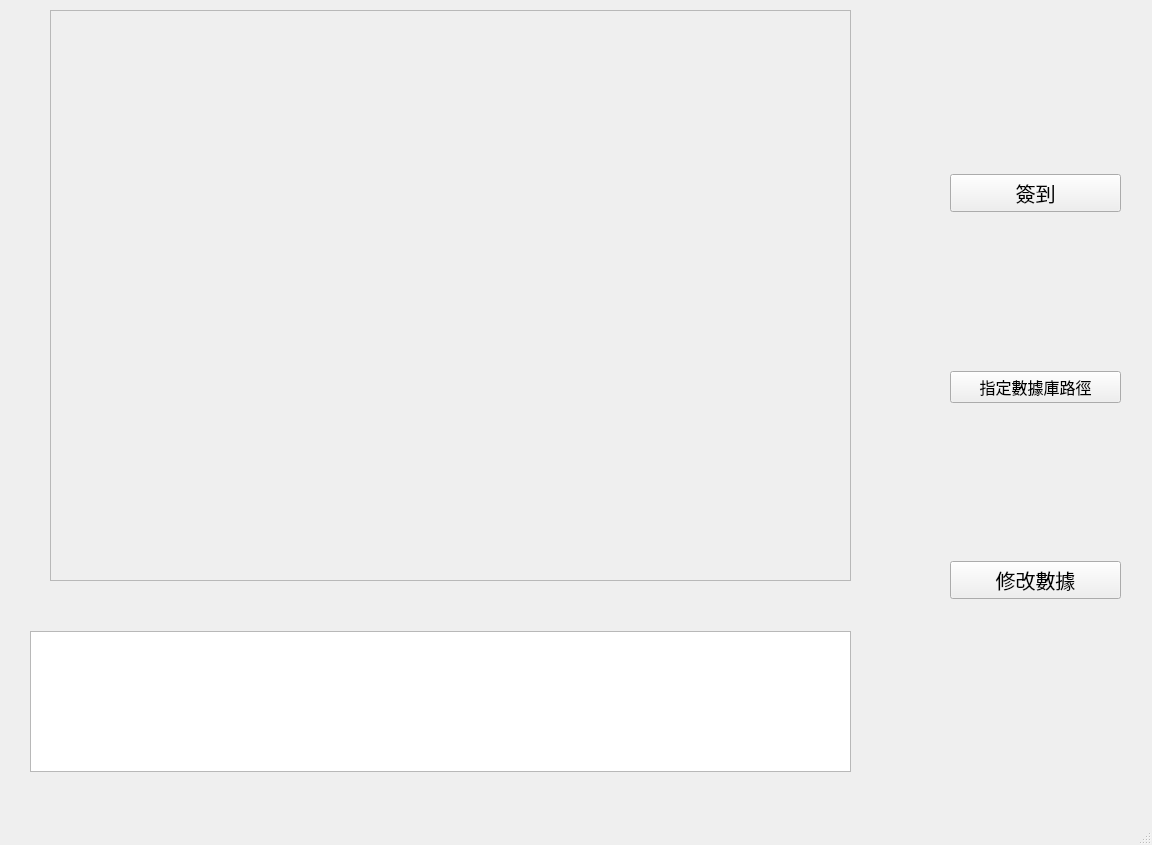
<?xml version="1.0" encoding="UTF-8"?>
<ui version="4.0">
 <class>MainWindow</class>
 <widget class="QMainWindow" name="MainWindow">
  <property name="geometry">
   <rect>
    <x>0</x>
    <y>0</y>
    <width>1152</width>
    <height>845</height>
   </rect>
  </property>
  <property name="windowTitle">
   <string>MainWindow</string>
  </property>
  <widget class="QWidget" name="centralwidget">
   <widget class="QLabel" name="displaydlabel">
    <property name="geometry">
     <rect>
      <x>100</x>
      <y>120</y>
      <width>14</width>
      <height>17</height>
     </rect>
    </property>
    <property name="text">
     <string/>
    </property>
   </widget>
   <widget class="QTableView" name="datatable">
    <property name="geometry">
     <rect>
      <x>30</x>
      <y>631</y>
      <width>821</width>
      <height>141</height>
     </rect>
    </property>
   </widget>
   <widget class="QWidget" name="layoutWidget">
    <property name="geometry">
     <rect>
      <x>950</x>
      <y>21</y>
      <width>171</width>
      <height>731</height>
     </rect>
    </property>
    <layout class="QVBoxLayout" name="verticalLayout">
     <item>
      <spacer name="verticalSpacer_2">
       <property name="orientation">
        <enum>Qt::Vertical</enum>
       </property>
       <property name="sizeHint" stdset="0">
        <size>
         <width>20</width>
         <height>40</height>
        </size>
       </property>
      </spacer>
     </item>
     <item>
      <widget class="QPushButton" name="sigin_in_btn">
       <property name="font">
        <font>
         <pointsize>15</pointsize>
        </font>
       </property>
       <property name="text">
        <string>簽到</string>
       </property>
      </widget>
     </item>
     <item>
      <spacer name="verticalSpacer_3">
       <property name="orientation">
        <enum>Qt::Vertical</enum>
       </property>
       <property name="sizeHint" stdset="0">
        <size>
         <width>20</width>
         <height>40</height>
        </size>
       </property>
      </spacer>
     </item>
     <item>
      <widget class="QPushButton" name="path_btn">
       <property name="font">
        <font>
         <pointsize>12</pointsize>
        </font>
       </property>
       <property name="text">
        <string>指定數據庫路徑</string>
       </property>
      </widget>
     </item>
     <item>
      <spacer name="verticalSpacer_4">
       <property name="orientation">
        <enum>Qt::Vertical</enum>
       </property>
       <property name="sizeHint" stdset="0">
        <size>
         <width>20</width>
         <height>40</height>
        </size>
       </property>
      </spacer>
     </item>
     <item>
      <widget class="QPushButton" name="pushButton">
       <property name="font">
        <font>
         <pointsize>15</pointsize>
        </font>
       </property>
       <property name="text">
        <string>修改數據</string>
       </property>
      </widget>
     </item>
     <item>
      <spacer name="verticalSpacer">
       <property name="orientation">
        <enum>Qt::Vertical</enum>
       </property>
       <property name="sizeHint" stdset="0">
        <size>
         <width>20</width>
         <height>40</height>
        </size>
       </property>
      </spacer>
     </item>
    </layout>
   </widget>
   <widget class="QScrollArea" name="displaywindow">
    <property name="geometry">
     <rect>
      <x>50</x>
      <y>10</y>
      <width>801</width>
      <height>571</height>
     </rect>
    </property>
    <property name="widgetResizable">
     <bool>true</bool>
    </property>
    <widget class="QWidget" name="scrollAreaWidgetContents">
     <property name="geometry">
      <rect>
       <x>0</x>
       <y>0</y>
       <width>799</width>
       <height>569</height>
      </rect>
     </property>
    </widget>
   </widget>
  </widget>
  <widget class="QMenuBar" name="menubar">
   <property name="geometry">
    <rect>
     <x>0</x>
     <y>0</y>
     <width>1152</width>
     <height>22</height>
    </rect>
   </property>
  </widget>
  <widget class="QStatusBar" name="statusbar"/>
 </widget>
 <resources/>
 <connections/>
</ui>
